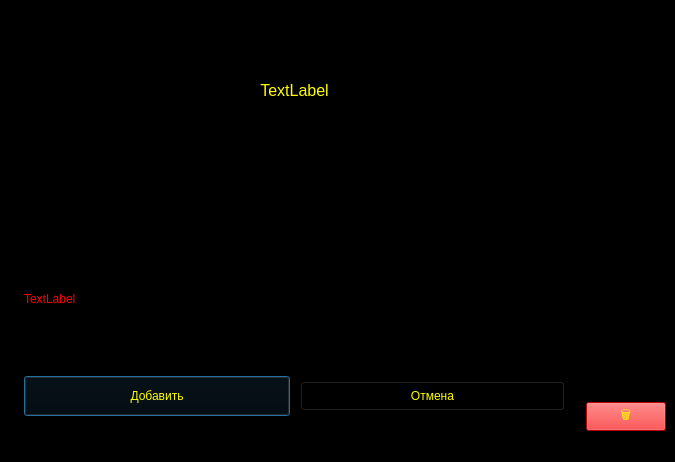
<?xml version="1.0" encoding="UTF-8"?>
<ui version="4.0">
 <class>MainWindow</class>
 <widget class="QMainWindow" name="MainWindow">
  <property name="geometry">
   <rect>
    <x>0</x>
    <y>0</y>
    <width>675</width>
    <height>462</height>
   </rect>
  </property>
  <property name="windowTitle">
   <string>MainWindow</string>
  </property>
  <property name="styleSheet">
   <string notr="true">color: yellow;
background-color: black;</string>
  </property>
  <widget class="QWidget" name="centralwidget">
   <layout class="QHBoxLayout" name="horizontalLayout_2">
    <item>
     <layout class="QVBoxLayout" name="verticalLayout_2">
      <property name="spacing">
       <number>10</number>
      </property>
      <property name="leftMargin">
       <number>15</number>
      </property>
      <property name="topMargin">
       <number>15</number>
      </property>
      <property name="rightMargin">
       <number>15</number>
      </property>
      <property name="bottomMargin">
       <number>15</number>
      </property>
      <item>
       <widget class="QLabel" name="label">
        <property name="font">
         <font>
          <pointsize>16</pointsize>
         </font>
        </property>
        <property name="text">
         <string>&lt;html&gt;&lt;head/&gt;&lt;body&gt;&lt;p align=&quot;center&quot;&gt;&lt;span style=&quot; font-size:12pt;&quot;&gt;TextLabel&lt;/span&gt;&lt;/p&gt;&lt;/body&gt;&lt;/html&gt;</string>
        </property>
       </widget>
      </item>
      <item>
       <widget class="QLineEdit" name="lineEdit"/>
      </item>
      <item>
       <widget class="QLineEdit" name="lineEdit_2"/>
      </item>
      <item>
       <widget class="QLabel" name="label_2">
        <property name="styleSheet">
         <string notr="true">color: red;</string>
        </property>
        <property name="text">
         <string>TextLabel</string>
        </property>
       </widget>
      </item>
      <item>
       <layout class="QHBoxLayout" name="horizontalLayout">
        <item>
         <widget class="QPushButton" name="pushButton_2">
          <property name="minimumSize">
           <size>
            <width>0</width>
            <height>40</height>
           </size>
          </property>
          <property name="text">
           <string>Добавить</string>
          </property>
          <property name="autoDefault">
           <bool>true</bool>
          </property>
          <property name="default">
           <bool>true</bool>
          </property>
         </widget>
        </item>
        <item>
         <widget class="QPushButton" name="pushButton_3">
          <property name="minimumSize">
           <size>
            <width>0</width>
            <height>30</height>
           </size>
          </property>
          <property name="sizeIncrement">
           <size>
            <width>0</width>
            <height>0</height>
           </size>
          </property>
          <property name="text">
           <string>Отмена</string>
          </property>
         </widget>
        </item>
       </layout>
      </item>
     </layout>
    </item>
    <item>
     <layout class="QVBoxLayout" name="verticalLayout">
      <item>
       <spacer name="verticalSpacer">
        <property name="orientation">
         <enum>Qt::Vertical</enum>
        </property>
        <property name="sizeHint" stdset="0">
         <size>
          <width>20</width>
          <height>298</height>
         </size>
        </property>
       </spacer>
      </item>
      <item>
       <widget class="QPushButton" name="pushButton">
        <property name="styleSheet">
         <string notr="true">background-color: red;
</string>
        </property>
        <property name="text">
         <string>🗑️</string>
        </property>
       </widget>
      </item>
     </layout>
    </item>
   </layout>
  </widget>
  <widget class="QMenuBar" name="menubar">
   <property name="geometry">
    <rect>
     <x>0</x>
     <y>0</y>
     <width>675</width>
     <height>21</height>
    </rect>
   </property>
  </widget>
  <widget class="QStatusBar" name="statusbar"/>
 </widget>
 <resources/>
 <connections/>
</ui>
